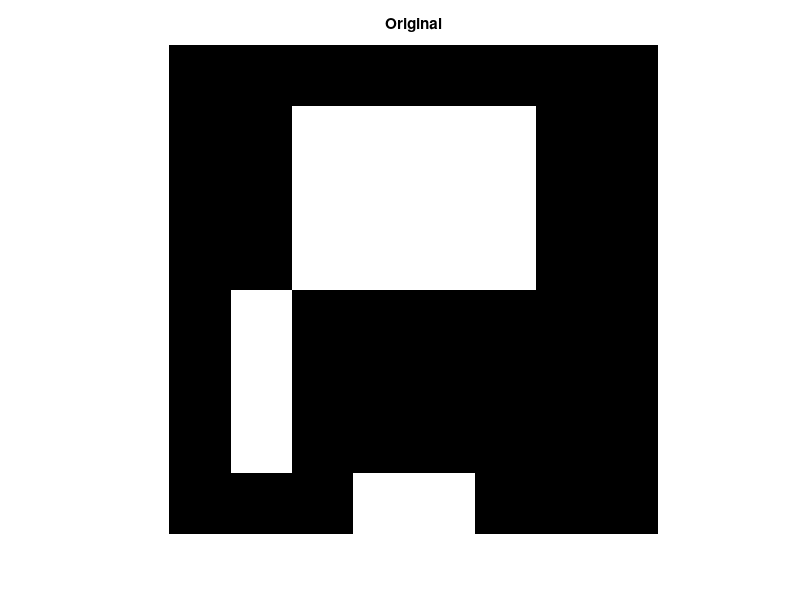

Reproduce this figure in MATLAB.
%w3m.m- connected components
close all,clear all, clc
%generate an arbitrary image and resize it for display
BW=zeros(8,8); BW(2:4,3:6)=1; BW(5:7,2)=1; BW(8,4:5)=1;
%enlarge the original for display
BW_big=imresize(BW,16,'nearest'); 
figure(1), imshow(BW_big), title('Original')

%bwlabel: labeling with 4-connected components 
[L4,num_com4]=bwlabel(BW,4)
[L8,num_com8]=bwlabel(BW,8)

% the number of objects
disp(['number of 4-connected components is =  ', num2str(num_com4)])
disp(['number of 8-connected components is =  ', num2str(num_com8)])

% find all pixel locations with label=1 in 4-connected components. 
[r41,c41] = find(L4==1); rc4_1 = [r41 c41] 


